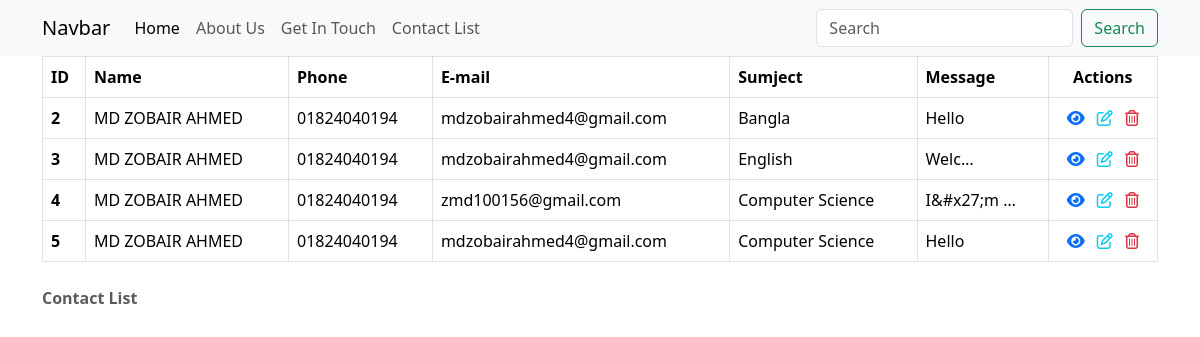
/contact/list/, run on an earlier commit of the app's database.
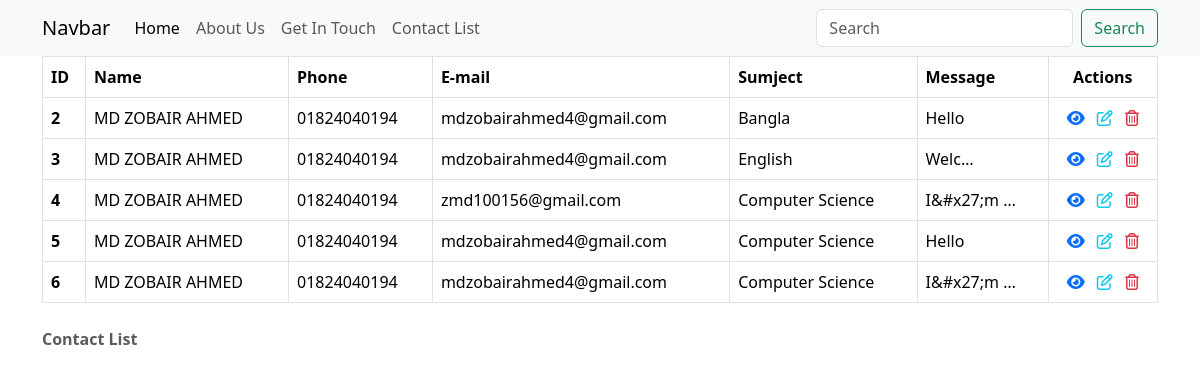
And on a later commit of the database.
### firstapp/models.py (models this page shows, shortened)
class Contact(models.Model):
    name = models.CharField(max_length=255)
    phone = models.CharField(max_length=255)
    email = models.EmailField()
    subject = models.CharField(max_length=255)
    message = models.TextField()
    class Meta:
        verbose_name = 'Contact'
        verbose_name_plural = 'Contacts'

### firstapp/views.py (the view)
# urls.py: path('contact/list/', views.contact_list, name="contact_list"),
def contact_list(request):
    contacts = Contact.objects.all()
    return render(request, 'contact_list.html', {'contacts':contacts})

### firstapp/templates/contact_list.html
{% extends "base.html" %}
{% load static %}
{% block content %}
<section id="contact">
    <div class="container">
        <div class="row justify-content-center align-items-center">
            <div class="col-12 col-md-10 col-lg-12">
                <table class="table table-bordered">
                    <caption class="fw-bolder my-3">Contact List</caption>
                    <thead>
                        <tr class="">
                            <th>ID</th>
                            <th>Name</th>
                            <th>Phone</th>
                            <th>E-mail</th>
                            <th>Sumject</th>
                            <th>Message</th>
                            <th class="text-center">Actions</th>
                        </tr>
                    </thead>
                    <tbody>
                        {% for c in contacts %}
                        <tr>
                            <th scope="row">{{ c.pk }}</th>
                            <td>{{ c.name }}</td>
                            <td>{{ c.phone }}</td>
                            <td>{{ c.email }}</td>
                            <td>{{ c.subject }}</td>
                            <td>{{ c.message|truncatechars_html:5 }}</td>
                            <td class="text-center">
                                <a href="#" class="text-primary"><i class="fa-solid fa-eye"></i></a>
                                <a href="{% url 'contact_edit' c.pk %}" class="text-info mx-2"><i class="fa-regular fa-pen-to-square"></i></a>
                                <a href="{% url 'contact_delete' c.pk %}" class="text-danger" ><i class="fa-regular fa-trash-can"></i></a>
                            </td>
                        </tr>
                        {% empty %}
                        <tr>
                            <td colspan="7" class="text-center">No contact data available</td>
                        </tr>
                        {% endfor %}
                    </tbody>
                </table>
            </div>
        </div>
    </div>
</section>
{% endblock content %}

What changed in the data, as far as the page shows it:
added Contact: pk "6", name "MD ZOBAIR AHMED", phone "01824040194", email "mdzobairahmed4@gmail.com", subject "Computer Science", message "I&#x27;m …"
